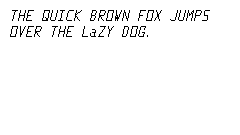
#> input picture workbook/ch04/display/text/picotext.ppm, 240 x 135 px
$ python png2data.py ../../../../text/picotext.ppm out.png
#> lines starting #> are read from the running program, lines starting #| are printed output that depends on the picture; after the words box and inside, x2 and y2 are one past the last pixel; in counts of white or black regions, pixels touching at a corner belong together
#!/usr/bin/env python3
from PIL import Image
import sys
import os

# to do: grayscale conversion ..
def rgb_to_rgb565(r, g, b):
    return ((r & 0xF8) << 8) | ((g & 0xFC) << 3) | (b >> 3)

def convert_png_to_py(input_png, output_py):
#> called with input_png = '../../../../text/picotext.ppm', output_py = 'out.png'
    try:
        # Open and resize image if needed
        img = Image.open(input_png)
#> img is the input picture: PIL image 240x135 RGB; 97.4% white; black in thin lines or dots, all inside (x1, y1, x2, y2) = (10, 10, 210, 37)

        # Convert to RGB if needed
        if img.mode != 'RGB':
            img = img.convert('RGB')

        # Resize to 320x240 if different
        if img.size != (320, 240):
            print(f"Resizing from {img.size} to (320, 240)")
#| Resizing from (240, 135) to (320, 240)
            img = img.resize((320, 240), Image.Resampling.LANCZOS)
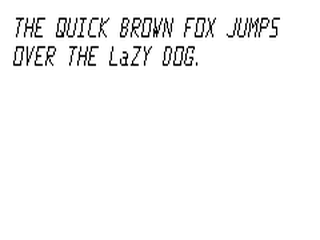
#> img: PIL image 320x240 RGB; min 0, max 255, mean 247.4

        width, height = img.size
#> width = 320; height = 240

        # Convert to RGB565 format
        print(f"Converting {width}x{height} image to RGB565 format ..")
#| Converting 320x240 image to RGB565 format ..
        pixels = []

        for y in range(height):
            for x in range(width):
                r, g, b = img.getpixel((x, y))
                rgb565 = rgb_to_rgb565(r, g, b)
                pixels.append(rgb565)
#> after the loop, pixels = 76800 items

        # Write to Python file
        print(f"Writing to {output_py} ..")
        with open(output_py, 'w') as f:
            f.write("# Auto-generated image data file\n")
            f.write("# Image size: 320x240 pixels\n")
            f.write("# Format: RGB565 (16-bit color)\n\n")

            f.write("WIDTH = 320\n")
            f.write("HEIGHT = 240\n\n")

            f.write("# Image data as RGB565 values\n")
            f.write("IMAGE_DATA = bytes([\n")

            # Write data in chunks of 12 values per line for readability
            for i in range(0, len(pixels), 12):
                chunk = pixels[i:i+12]
                # Convert each 16-bit value to 2 bytes (big-endian)
                byte_values = []
                for val in chunk:
                    byte_values.append((val >> 8) & 0xFF)  # High byte
                    byte_values.append(val & 0xFF)          # Low byte

                line = "    " + ", ".join(f"0x{b:02X}" for b in byte_values)
                if i + 12 < len(pixels):
                    line += ","
                f.write(line + "\n")
#> this loop made 6400 passes
#> i on passes 2 to 4: 12, 24, 36

            f.write("])\n\n")

            f.write("def get_pixel(x, y):\n")
            f.write("    \"\"\"Get RGB565 value for pixel at (x, y)\"\"\"\n")
            f.write("    if 0 <= x < WIDTH and 0 <= y < HEIGHT:\n")
            f.write("        idx = (y * WIDTH + x) * 2\n")
            f.write("        return (IMAGE_DATA[idx] << 8) | IMAGE_DATA[idx + 1]\n")
            f.write("    return 0\n")

        print(f"Converted:")
        print(f"  Output file: {output_py}")
        print(f"  File size: {os.path.getsize(output_py) / 1024:.1f} KB")
        print(f"  Image data size: {len(pixels) * 2} bytes")
#|   Image data size: 153600 bytes

    except FileNotFoundError:
        print(f"Error: Could not find input file '{input_png}'")
        sys.exit(1)
    except Exception as e:
        print(f"Error: {e}")
        sys.exit(1)

if __name__ == "__main__":
    if len(sys.argv) < 2:
        print("Usage: python png2data.py <input.png> [output.py]")
        sys.exit(1)

    input_file = sys.argv[1]

    # Generate output filename if not provided ..
    if len(sys.argv) >= 3:
        output_file = sys.argv[2]
    else:
        base_name = os.path.splitext(input_file)[0]
        output_file = f"{base_name}_data.py"

    convert_png_to_py(input_file, output_file)

$ run again, on workbook/ch04/display/text/text2.ppm
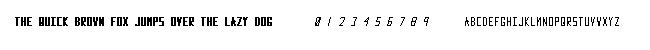
#> input picture workbook/ch04/display/text/text2.ppm, 650 x 50 px
#> in convert_png_to_py, img is the input picture: PIL image 650x50 RGB; 94.7% white; black in thin lines or dots, all inside (x1, y1, x2, y2) = (15, 17, 619, 26)
#| Resizing from (650, 50) to (320, 240)
#> in convert_png_to_py, `img = img.resize((320, 240), Image.Resampling.LANCZOS)`:
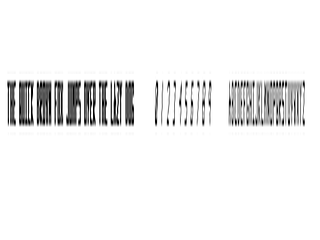
#> img: PIL image 320x240 RGB; min 0, max 255, mean 240.8
#| Converting 320x240 image to RGB565 format ..
#> after the loop in convert_png_to_py, `for y in range(height):`: pixels = 76800 items
#> the loop in convert_png_to_py, `for i in range(0, len(pixels), 12):` made 6400 passes
#> i on passes 2 to 4: 12, 24, 36
#|   Image data size: 153600 bytes

$ run again, on workbook/ch04/display/text/text3.ppm
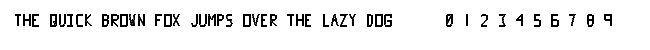
#> input picture workbook/ch04/display/text/text3.ppm, 650 x 50 px
#> in convert_png_to_py, img is the input picture: PIL image 650x50 RGB; min 0, max 255, mean 237.7
#| Resizing from (650, 50) to (320, 240)
#> in convert_png_to_py, `img = img.resize((320, 240), Image.Resampling.LANCZOS)`:
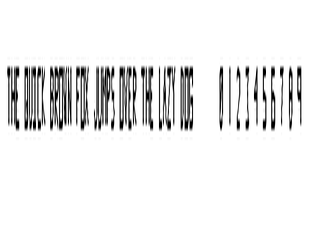
#> img: PIL image 320x240 RGB; min 0, max 255, mean 236.8
#| Converting 320x240 image to RGB565 format ..
#> after the loop in convert_png_to_py, `for y in range(height):`: pixels = 76800 items
#> the loop in convert_png_to_py, `for i in range(0, len(pixels), 12):` made 6400 passes
#> i on passes 2 to 4: 12, 24, 36
#|   Image data size: 153600 bytes
